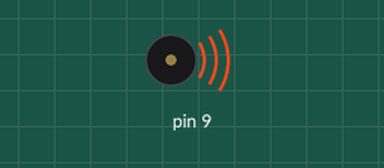
This sketch was run on a simulated Arduino Uno, built with avr-gcc and run on an emulated ATmega328P. Parts: buzzer (waves = sounding).

Above: at 0.1 s.
At 26.6 s:
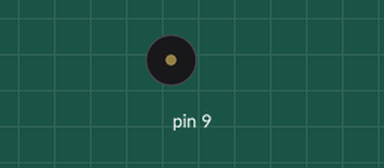
Timing chart, 0 to 28.1 s (numbered marks = the images above):
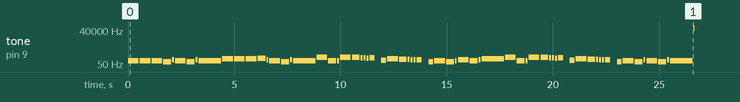

The sketch:

MARCHA_IMPERIAL.ino
```cpp
/* UNIVERSIDADE FEDERAL RURAL DO SEMI-ARIDO
   CENTRO DE CIENCIAS EXATAS E NATURAIS - CCEN
   ===== FISICA, MUSICA E ROBÓTICA =====
   Musica: STAR WARS - Marcha Imperial
   */

int c2 = 65, cS2 = 69, d2 = 73, dS2 = 78, e2 = 82, f2 = 87,
    fS2 = 93, g2 = 98, gS2 = 104, a2 = 110, aS2 = 117, b2 = 123;

// COMPASSO: 4/4
float andamento = 108.0;
// tempo do compasso(s) = 240 / andamento
float tempo = (240 / andamento) * 1000;

// notas na melodia:
int melodia[] = {
  g2, g2, g2, dS2, aS2,/*|*/g2, dS2, aS2, g2,/*|*/
  d2*2, d2*2, d2*2, dS2*2, aS2,/*|*/fS2, dS2, aS2, g2,/*|*/
  g2*2, g2, g2, g2*2, fS2*2, f2*2,/*|*/
  e2*2, dS2*2, e2*2, 0, gS2, cS2*2, c2*2, b2,/*|*/
  aS2, a2, aS2, 0, dS2, fS2, dS2, fS2,/*|*/aS2, g2, aS2, d2*2,/*|*/
  g2*2, g2, g2, g2*2, fS2*2, f2*2,/*|*/
  e2*2, dS2*2, e2*2, 0, gS2, cS2*2, c2*2, b2,/*|*/
  aS2, a2, aS2, 0, dS2, fS2, dS2, aS2,/*|*/g2, dS2, aS2, g2
};

// duracoes das notas: 4 = quarto de tempo, 8 = oitavo de tempo, etc.:
float duracaoNotas[70] = {
  4.0, 4.0, 4.0, 16.0/3, 16.0,/*|*/4.0, 16.0/3, 16.0, 2.0,/*|*/
  4.0, 4.0, 4.0, 16.0/3, 16.0,/*|*/4.0, 16.0/3, 16.0, 2.0,/*|*/
  4.0, 16.0/3, 16.0, 4.0, 16.0/3, 16.0,/*|*/
  16.0, 16.0, 8.0, 8.0, 8.0, 4.0, 16.0/3, 16.0,/*|*/
  16.0, 16.0, 8.0, 8.0, 8.0, 4.0, 16.0/3, 16.0,/*|*/4.0, 16.0/3, 16.0, 2.0,/*|*/
  4.0, 16.0/3, 16.0, 4.0, 16.0/3, 16.0,/*|*/
  16.0, 16.0, 8.0, 8.0, 8.0, 4.0, 16.0/3, 16.0,/*|*/
  16.0, 16.0, 8.0, 8.0, 8.0, 4.0, 16.0/3, 16.0,/*|*/4.0, 16.0/3, 16.0, 2.0
};

void setup() {
  // itera as notas das melodias:
  for (int nota = 0; nota < 71; nota++) {
    // para calcular a duracao da nota, utilizaremos um segundo
    // dividido pelo tipo da nota.
    // ex. tempo = 1000:
    // quarto de tempo = 1000 / 4, oitavo de tempo = 1000/8, etc.
    float duracaoNota = tempo / (duracaoNotas[nota]);
    tone(9, melodia[nota], duracaoNota - 50);

    // para distinguir as notas, reduziremos o tempo de nota tocado,
    // porem o tempo até o próxima nota se manterá.
    float pausaEntreNotas = duracaoNota;
    delay(pausaEntreNotas);
    // parar a funcao tone:
    noTone(9);
  }
}
void loop() {
  // nao precisa repetir a melodia.
}
```
